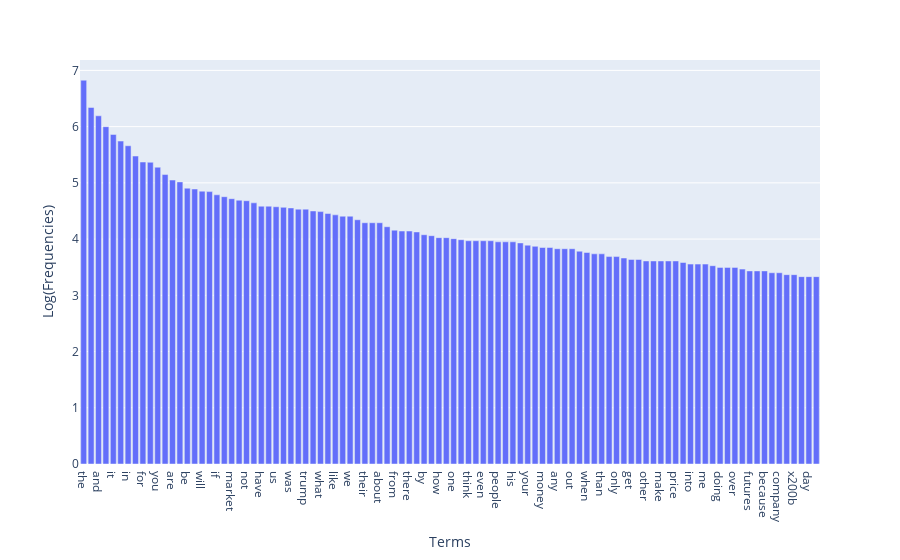

Here is the notebook cell this chart was saved with:
### Markdown cell above
### >>> **Exercise 15:** Log Distribution

### Code cell
# Answer here

term_frequencies_log = np.log1p(term_frequencies)

# get top 100 terms
top_idx = np.argsort(term_frequencies_log)[::-1][:100]

top_terms = count_vect.get_feature_names_out()[top_idx]
top_freqs = term_frequencies_log[top_idx]

# plot
fig = px.bar(x=top_terms, y=top_freqs)
fig.update_layout(
    xaxis_title="Terms",
    yaxis_title="Log(Frequencies)"
)

fig.show()

### Figure 1 — Plotly figure (JSON) as saved in the notebook; plotly's stock layout.template omitted (floating-point values rounded to 4 significant figures)
{"data": [{"hovertemplate": "x=%{x}<br>y=%{y}<extra></extra>", "legendgroup": "", "marker": {"color": "#636efa", "pattern": {"shape": ""}}, "name": "", "orientation": "v", "showlegend": false, "textposition": "auto", "type": "bar", "x": ["the", "to", "and", "is", "it", "of", "in", "that", "for", "this", "you", "on", "are", "they", "be", "he", "will", "with", "if", "as", "market", "but", "not", "so", "have", "all", "us", "just", "was", "at", "trump", "my", "what", "can", "like", "or", "we", "has", "their", "china", "about", "more", "from", "now", "there", "no", "by", "re", "how", "up", "one", "do", "think", "them", "even", "some", "people", "stock", "his", "going", "your", "an", "money", "good", "any", "would", "out", "see", "when", "who", "than", "tariffs", "only", "why", "get", "been", "other", "time", "make", "him", "price", "want", "into", "don", "me", "then", "doing", "down", "over", "could", "futures", "silver", "because", "right", "company", "still", "x200b", "our", "day", "go"], "xaxis": "x", "y": [6.825, 6.34, 6.192, 5.999, 5.861, 5.743, 5.659, 5.476, 5.371, 5.366, 5.278, 5.147, 5.05, 5.017, 4.905, 4.89, 4.852, 4.844, 4.787, 4.754, 4.718, 4.691, 4.682, 4.644, 4.585, 4.585, 4.575, 4.564, 4.554, 4.533, 4.533, 4.5, 4.489, 4.454, 4.431, 4.407, 4.407, 4.344, 4.29, 4.29, 4.29, 4.22, 4.159, 4.143, 4.143, 4.127, 4.078, 4.06, 4.025, 4.025, 4.007, 3.989, 3.97, 3.97, 3.97, 3.97, 3.951, 3.951, 3.951, 3.932, 3.892, 3.871, 3.85, 3.85, 3.829, 3.829, 3.829, 3.784, 3.761, 3.738, 3.738, 3.689, 3.689, 3.664, 3.638, 3.638, 3.611, 3.611, 3.611, 3.611, 3.611, 3.584, 3.555, 3.555, 3.555, 3.526, 3.497, 3.497, 3.497, 3.466, 3.434, 3.434, 3.434, 3.401, 3.401, 3.367, 3.367, 3.332, 3.332, 3.332], "yaxis": "y"}], "layout": {"barmode": "relative", "legend": {"tracegroupgap": 0}, "margin": {"t": 60}, "xaxis": {"anchor": "y", "domain": [0, 1], "title": {"text": "Terms"}}, "yaxis": {"anchor": "x", "domain": [0, 1], "title": {"text": "Log(Frequencies)"}}}}
